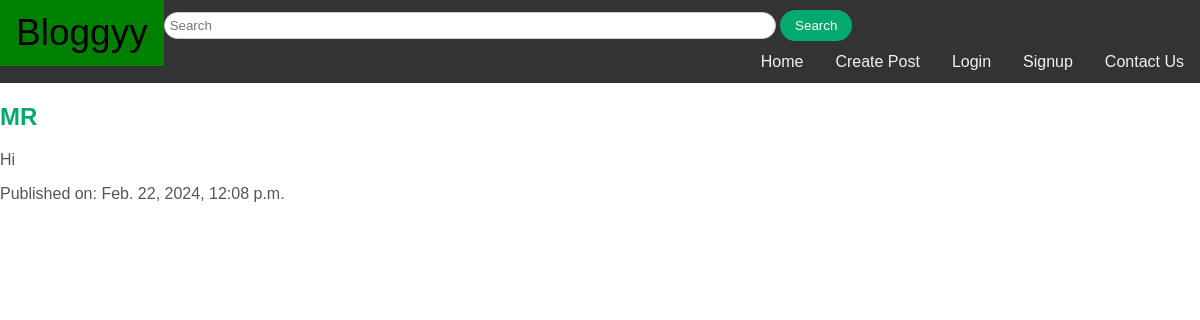
Page /view_post/16/ on the committed database.
### blog/models.py (models this page shows, shortened)
class Post(models.Model):
    title=models.CharField(max_length=600)
    content=models.TextField()
    pub_date=models.DateTimeField('DATE PUBLISHED')

### blog/views.py (the view)
# urls.py: path('view_post/<int:post_id>/', views.view_post, name='view_post'),
def view_post(request, post_id):
    post = get_object_or_404(Post, pk=post_id)
    return render(request, 'blog/view_post.html', {'post': post})

### blog/templates/blog/view_post.html (shortened to what this page needs)
<!DOCTYPE html>
<html lang="en">
<head>
</head>
<body>
{% extends 'blog/base.html' %}
{% block content %}
  <div class="container">
        <div class="post-details">
            <h2>{{ post.title }}</h2>
            <div class="post-content">
                <p>{{ post.content }}</p>
            </div>
            <p>Published on: {{ post.pub_date }}</p>
        </div>
    </div>
{% endblock %}

### blog/templates/blog/view_post.html (style rules this page uses)
.container { max-width: 800 px; margin: 0 auto; padding: 20 px; }
.post-details { background-color: #fff; padding: 20 px; border-radius: 5 px; box-shadow: 0 0 10 px rgba(0, 0, 0, 0.1); }
h2 { color: #04AA6D; }
p { color: #555; }

### blog/templates/blog/base.html (style rules this page uses)
body { margin: 0; font-family: Arial, Helvetica, sans-serif; }

### rows in the picture
Post: title "MR", content "Hi", pub_date "Feb. 22, 2024, 12:08 p.m."
